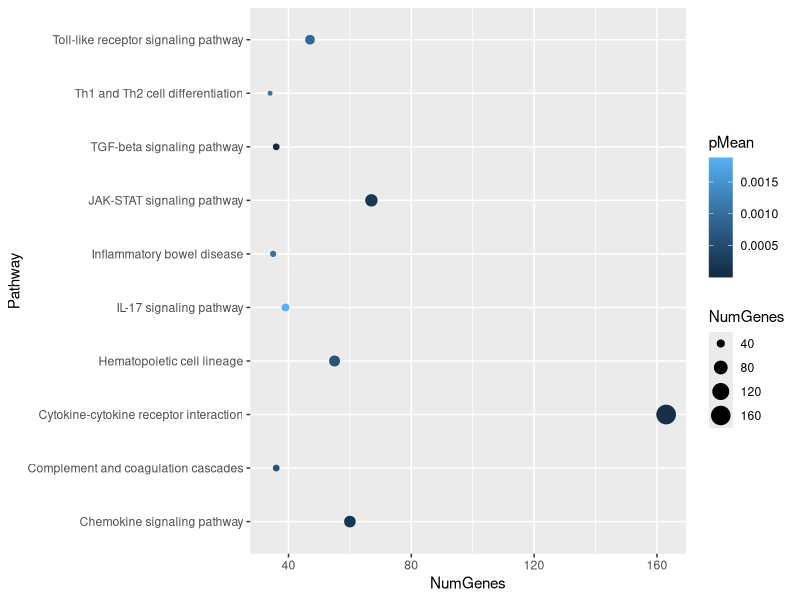
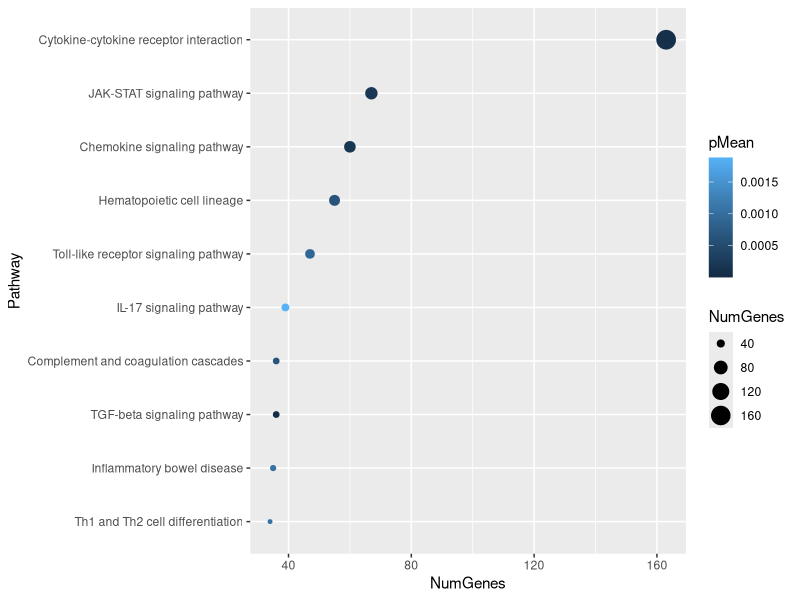
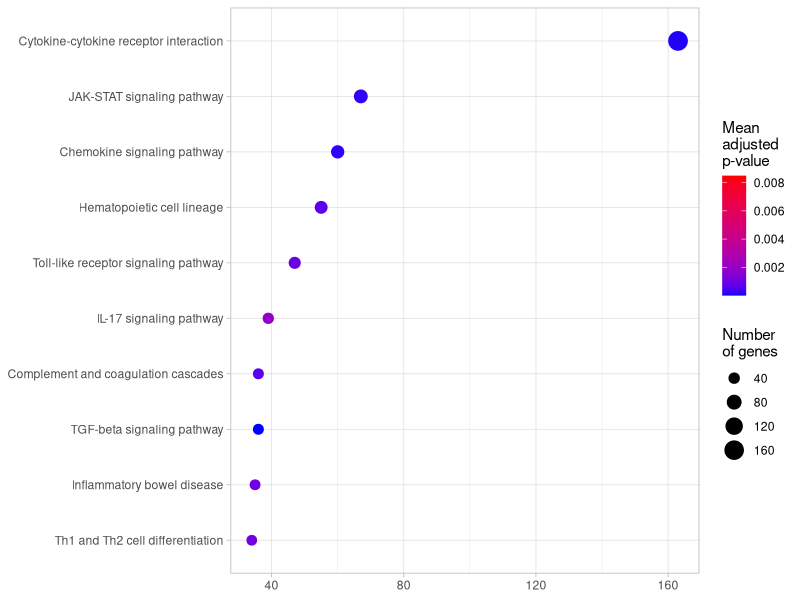
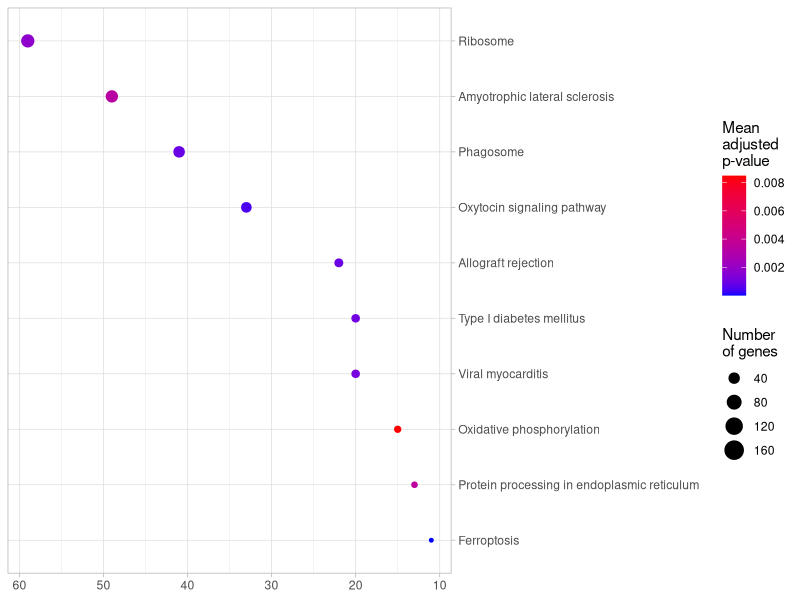
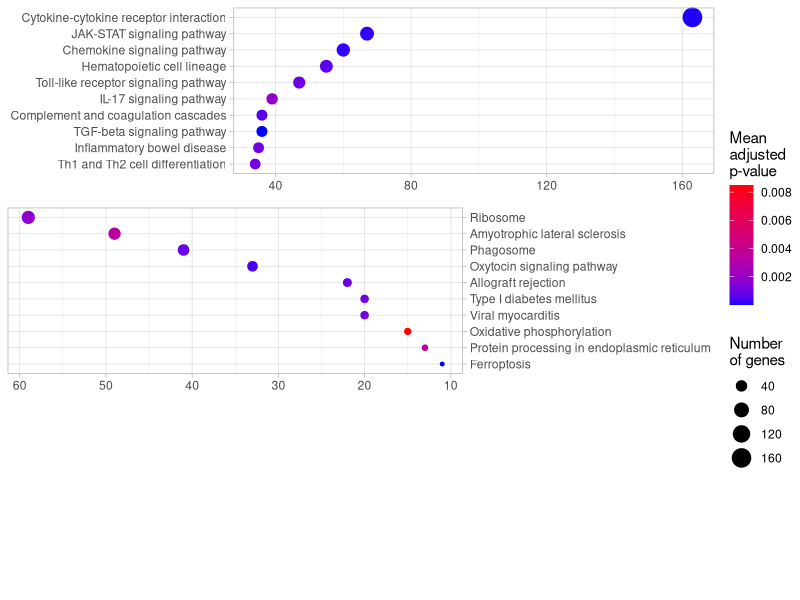
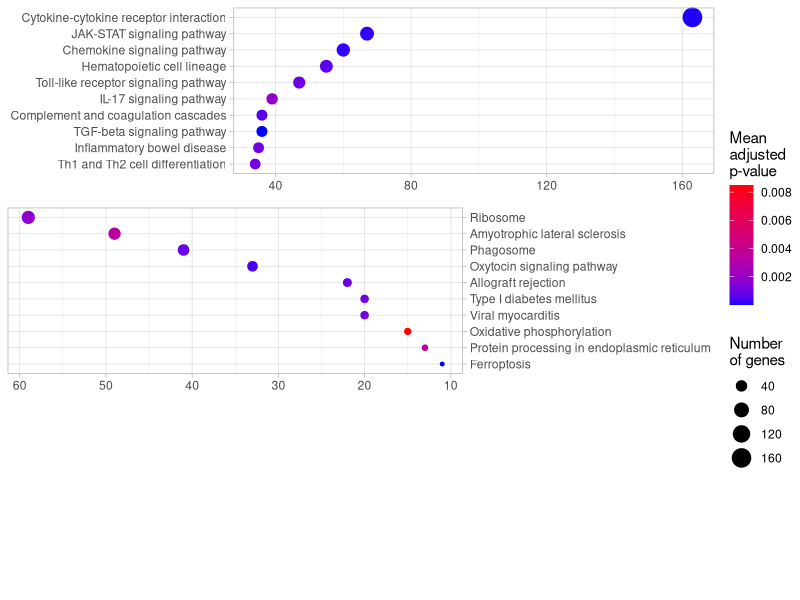

R code for these plots, in order:
# =============================================================================
# Pathway Enrichment Dot Plot Visualization Script
# =============================================================================
# This script creates a dot plot to visualize KEGG pathway enrichment results.
# The plot shows up-regulated and down-regulated pathways, with dot size and
# color representing the number of genes and statistical significance, respectively.

# Load Required Packages
library(ggplot2)  # For creating plots and graphics
library(ggpubr)   # For arranging multiple plots together (ggarrange)

# Set Working Directory
# Note: Update this path to match your project directory
setwd("~/Project2")


####################
### Data Preparation ###
####################

# Load Data from Previous Scripts
# DGE results: differential gene expression analysis results
dge_results <- read.csv("R/DGE_results.csv")
# Pathways: gene-to-pathway mappings from KEGG database
pathways <- read.csv("R/DGE_pathways.csv")

# Define Pathways of Interest to Display
# Up-regulated pathways: typically immune response, inflammation, and signaling pathways
# These are pathways enriched in COVID-19 patients compared to controls
up_paths <- c("Cytokine-cytokine receptor interaction", "JAK-STAT signaling pathway",
              "Complement and coagulation cascades", "Hematopoietic cell lineage",
              "Chemokine signaling pathway", "Inflammatory bowel disease",
              "Toll-like receptor signaling pathway", "IL-17 signaling pathway",
              "TGF-beta signaling pathway", "Th1 and Th2 cell differentiation")

# Down-regulated pathways: typically metabolic and cellular function pathways
# These are pathways that show reduced activity in COVID-19 patients
down_paths <- c("Ribosome", "Oxidative phosphorylation", "Viral myocarditis",
                "Protein processing in endoplasmic reticulum", "Oxytocin signaling pathway",
                "Type I diabetes mellitus", "Phagosome", "Amyotrophic lateral sclerosis",
                "Ferroptosis", "Allograft rejection")

# Filter Pathways to Only Include Those of Interest
# This reduces the dataset to pathways we want to visualize
pathways <- subset(pathways, Pathway %in% c(up_paths, down_paths))

# Merge Pathway Data with DGE Results
# This adds gene expression statistics (fold change, p-values) to pathway information
# Links each gene in a pathway with its differential expression results
pathways <- merge(pathways, dge_results, by = "Gene")


####################
### Calculate Pathway Statistics ###
####################

# Create Empty Columns for Pathway-Level Summaries
# NumGenes: total number of genes in each pathway that are in our dataset
pathways$NumGenes <- NA

# pMean: mean adjusted p-value (padj) for all genes in each pathway
# Lower values indicate more significant enrichment
pathways$pMean <- NA

# Calculate Statistics for Each Pathway
# Loop through each pathway and compute summary statistics
for (path in c(up_paths, down_paths)) {                  # Iterate through pathway names
  df <- subset(pathways, Pathway == path)                # Extract data for this pathway
  n <- length(df$Gene)                                   # Count unique genes in pathway
  p <- mean(df$padj)                                     # Calculate mean adjusted p-value
  pathways$NumGenes[pathways$Pathway == path] <- n       # Store gene count
  pathways$pMean[pathways$Pathway == path] <- p          # Store mean p-value
}

# Create Summary Data Frame
# Extract unique pathway-level summaries (one row per pathway)
pathways <- unique(pathways[c("Pathway", "NumGenes", "pMean")])

# Split Pathways into Up- and Down-Regulated Groups
# This allows us to plot them separately with different styling
up_pathways <- subset(pathways, Pathway %in% up_paths)
down_pathways <- subset(pathways, Pathway %in% down_paths)


####################
### Basic Up-Regulated Pathways Plot ###
####################

# Create Basic Dot Plot for Up-Regulated Pathways
# X-axis: Number of genes in the pathway (indicates pathway size/coverage)
# Y-axis: Pathway names (one row per pathway)
# Color: Mean adjusted p-value (darker/lighter indicates statistical significance)
# Size: Number of genes (larger dots = more genes in pathway)
ggplot(up_pathways,
       aes(x = NumGenes,             # X-axis: number of genes per pathway
           y = Pathway,              # Y-axis: pathway names (categorical)
           color = pMean,            # Color scale: mean adjusted p-value (significance)
           size = NumGenes)) +       # Point size: number of genes (redundant but useful)
  geom_point()                       # Create dot plot


####################
### Order Pathways by Gene Count ###
####################

# Create Ordered List of Pathways
# Order pathways by number of genes (ascending: smallest to largest)
# This will be used to arrange pathways from bottom to top in the plot
up_order <- up_pathways$Pathway[order(up_pathways$NumGenes)]

### BASE PLOT LAYER
ggplot(up_pathways, aes(x = NumGenes, y = Pathway)) +
  
  ### PLOT ELEMENTS
  geom_point(aes(color = pMean, size = NumGenes)) +     # Colored and sized dots
  scale_y_discrete(limits = up_order)                    # Apply custom ordering to y-axis
                                                        # Pathways ordered by gene count



####################
### Final Up-Regulated Pathways Plot ###
####################

# Order Pathways by Number of Genes (Ascending Order)
# Smallest pathways at bottom, largest at top
up_order <- up_pathways$Pathway[order(up_pathways$NumGenes)]

# Create Finalized Up-Regulated Pathways Plot
up.plot <-
  ggplot(up_pathways, aes(x = NumGenes, y = Pathway)) +
  
  # Plot Elements
  geom_point(aes(color = pMean, size = NumGenes)) +           # Colored and sized dots
  
  # Customize Y-Axis Ordering
  scale_y_discrete(limits = up_order) +                        # Order pathways by gene count
  
  # Color Scale: Blue (low p-value, significant) to Red (high p-value, less significant)
  # Use full range from all pathways for consistent color scale across plots
  scale_color_gradient(low = "blue", high = "red",
                       limits = c(min(pathways$pMean, na.rm = TRUE),
                                  max(pathways$pMean, na.rm = TRUE))) +
  
  # Size Scale: Consistent size range across both plots
  # Ensures dot sizes are comparable between up and down plots
  scale_size_continuous(limits = c(min(pathways$NumGenes, na.rm = TRUE),
                                   max(pathways$NumGenes, na.rm = TRUE))) +
  
  # Theme and Labels
  theme_light() +                                              # Light theme with grid
  theme(axis.title = element_blank()) +                       # Remove axis titles
  labs(color = "Mean\nadjusted\np-value",                     # Legend for color
       size  = "Number\nof genes")                            # Legend for size

# Display the Plot
print(up.plot)



####################
### Down-Regulated Pathways Plot ###
####################

# Order Down-Regulated Pathways by Number of Genes (Ascending Order)
down_order <- down_pathways$Pathway[order(down_pathways$NumGenes)]

### BASE PLOT LAYER
down.plot <-
  ggplot(down_pathways, aes(x = NumGenes, y = Pathway)) +
  
  ### PLOT ELEMENTS
  geom_point(aes(color = pMean, size = NumGenes)) +           # Colored and sized dots
  
  # Customize Axes for Mirror Effect
  scale_y_discrete(limits = down_order, position = "right") +  # Y-axis labels on right side
  scale_x_reverse() +                                          # Reverse x-axis (mirror effect)
                                                               # Creates back-to-back appearance
  
  # Color Scale: Same as up-regulated plot for consistency
  scale_color_gradient(low = "blue", high = "red",
                       limits = c(min(pathways$pMean, na.rm = TRUE),
                                  max(pathways$pMean, na.rm = TRUE))) +
  
  # Size Scale: Same range as up-regulated plot
  scale_size_continuous(limits = c(min(pathways$NumGenes, na.rm = TRUE),
                                   max(pathways$NumGenes, na.rm = TRUE))) +
  
  # Theme and Labels
  theme_light() +                                              # Light theme with grid
  theme(axis.title = element_blank()) +                       # Remove axis titles
  labs(color = "Mean\nadjusted\np-value",                     # Legend for color
       size  = "Number\nof genes")                            # Legend for size

# Display the Plot
print(down.plot)



####################
### Combine Up and Down Plots ###
####################

# Ensure ggpubr Package is Loaded (for ggarrange function)
library(ggpubr)  # Package for arranging multiple plots

# Combine Both Plots into a Single Figure
# Creates a back-to-back dot plot showing both up- and down-regulated pathways
dot.plot <-
  ggarrange(up.plot, down.plot,
            ncol = 1,              # Stack plots vertically (up on top, down on bottom)
            common.legend = TRUE,  # Use a single shared legend (color and size scales)
            legend = "right",      # Place legend on the right side of the figure
            bgcolor = "white")     # White background color

# Display the Combined Figure
print(dot.plot)

# Export Combined Plot to PDF
# Save the final figure for publication or presentation
ggsave("PLOTS/dot.pdf", dot.plot,
       width = 6, height = 10, units = "in")
